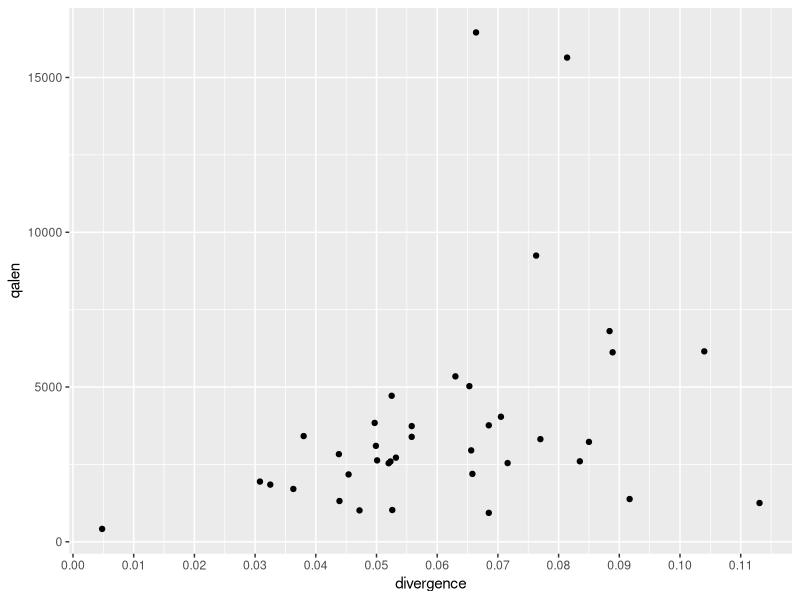

Generate this figure with R: (Note: this script raises an error after producing the figure.)
## ---- chunk 1
library(dplyr)
library(ggplot2)
library(magrittr)
library(readr)
library(scales)
## ---- chunk 2
nu_cp <- read_tsv("pg29-scaffolds.pg29-plastid.sort.paf.tsv")
nu_mt <- read_tsv("pg29-scaffolds.pg29mt-scaffolds.sort.paf.tsv")
## ---- chunk 3
nu_cp <- nu_cp %>% mutate(qalen = qend - qstart, talen = tend - tstart)
nu_mt <- nu_mt %>% mutate(qalen = qend - qstart, talen = tend - tstart)

nu_cp_divergence = nu_cp %>% filter(divergence > 0) %$% weighted.mean(divergence, qalen)
nu_mt_divergence = nu_mt %>% filter(divergence > 0) %$% weighted.mean(divergence, qalen)

nu_cp_divergence
nu_mt_divergence
## ---- chunk 4
ggplot(nu_cp) +
	aes(x = divergence, y = qalen) +
	geom_point() +
	scale_x_continuous(breaks = pretty_breaks(10))
## ---- chunk 5
ggplot(nu_cp) +
	aes(x = divergence, weight = qalen) +
	geom_histogram(binwidth = 0.005) +
	geom_vline(x = nu_cp_divergence) +
	scale_x_continuous(limits = c(0, NA), breaks = pretty_breaks(10))
## ---- chunk 6
ggplot(nu_mt) +
	aes(x = divergence, y = qalen) +
	geom_point() +
	scale_x_continuous(breaks = pretty_breaks(10))
## ---- chunk 7
ggplot(nu_mt) +
	aes(x = 0.0001 + divergence, weight = qalen) +
	geom_histogram(binwidth = 0.1) +
	geom_vline(x = nu_mt_divergence) +
	scale_x_log10(breaks = log_breaks(10))
## ---- chunk 8
ggplot(nu_mt) +
	aes(x = divergence, weight = qalen) +
	geom_histogram(binwidth = 0.01) +
	geom_vline(x = nu_mt_divergence) +
	scale_x_continuous(breaks = pretty_breaks(10))
